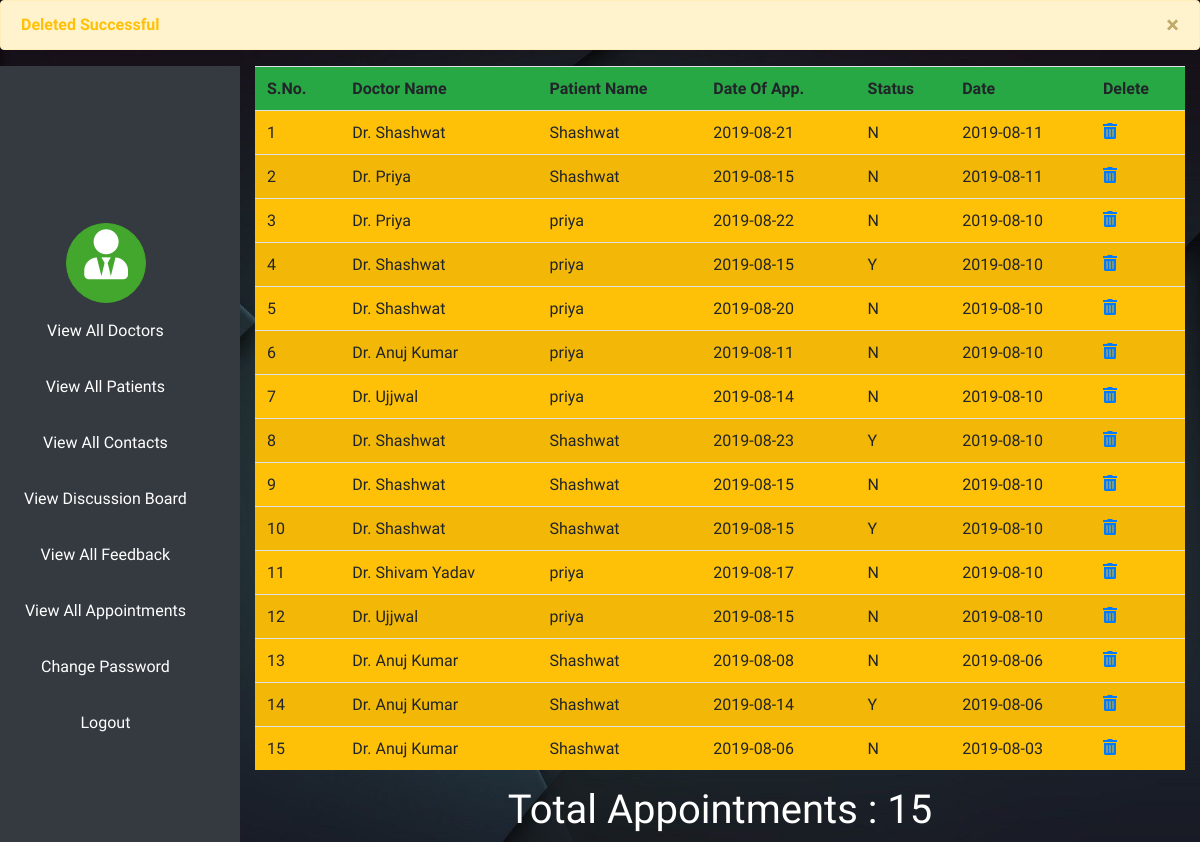
/admin/vapp.php?msg=1 (signed in), run on the app's committed database.
### tables this page shows
CREATE TABLE IF NOT EXISTS `tbl_appointment` (
  `appid` int(11) NOT NULL AUTO_INCREMENT,
  `doc_id` int(11) NOT NULL,
  `pat_id` int(11) NOT NULL,
  `doa` varchar(10) NOT NULL,
  `status` varchar(1) NOT NULL,
  `date` varchar(10) NOT NULL,
  PRIMARY KEY (`appid`)
);

CREATE TABLE IF NOT EXISTS `tbl_doctor` (
  `doc_id` int(11) NOT NULL AUTO_INCREMENT,
  `name` varchar(60) NOT NULL,
  `fname` varchar(60) NOT NULL,
  `gender` varchar(6) NOT NULL,
  `email` varchar(30) NOT NULL,
  `password` varchar(20) NOT NULL,
  `fees` int(6) NOT NULL,
  `timing` varchar(20) NOT NULL,
  `specialty` varchar(20) NOT NULL,
  `address` varchar(150) NOT NULL,
  `mobile` varchar(13) NOT NULL,
  `photo` varchar(150) NOT NULL,
  `date` varchar(20) NOT NULL,
  PRIMARY KEY (`doc_id`)
);

CREATE TABLE IF NOT EXISTS `tbl_patient` (
  `pat_id` int(11) NOT NULL AUTO_INCREMENT,
  `name` varchar(60) NOT NULL,
  `fname` varchar(60) NOT NULL,
  `email` varchar(30) NOT NULL,
  `password` varchar(20) NOT NULL,
  `address` varchar(150) NOT NULL,
  `mobile` varchar(13) NOT NULL,
  `pin` int(6) NOT NULL,
  `age` int(3) NOT NULL,
  `gender` varchar(6) NOT NULL,
  `date` varchar(20) NOT NULL,
  PRIMARY KEY (`pat_id`)
);

### admin/vapp.php (the view, shortened to what this page needs)
<?php
	if($_SESSION['admin']=="")
{
	header("Location:index.php");
}
else
{
	$msg=$_REQUEST['msg'];
	if($msg=='1')
	{
?>
 <div class="alert alert-warning alert-dismissible" id="myAlert">
    <button type="button" class="close">&times;</button>
    <strong class="text-warning text-center">Deleted Successful</strong>
  </div>
 <?php
	}
	$query="select * from tbl_appointment order by date desc";
	$res=mysql_query($query);
?>
<html>
<head>
	<link rel="stylesheet" href="https://stackpath.bootstrapcdn.com/bootstrap/4.3.1/css/bootstrap.min.css">
	<link rel="stylesheet" href="https://use.fontawesome.com/releases/v5.7.0/css/all.css">
	<link type="text/css" rel="stylesheet" href="../css/adstyle.css" />
</head>
<body>
<div>
	<nav class="navbar bg-dark navigation">
  <ul class="navbar-nav">
  <li><div class="navbar-brand"><a href="adminprofile.php"><i class="fas fa-user-tie"></i></a></div></li>
    <li class="nav-item p-2">
      <a class="nav-link text-center" href="vdoctor.php">View All Doctors</a>
    </li>
    <li class="nav-item p-2">
      <a class="nav-link text-center" href="vpatient.php">View All Patients</a>
    </li>
    <li class="nav-item p-2">
      <a class="nav-link text-center" href="vcontact.php">View All Contacts</a>
    </li>
	<li class="nav-item p-2">
		<a class="nav-link text-center" href="vdisboard.php">View Discussion Board</a>
	</li>
	<li class="nav-item p-2">
		<a class="nav-link text-center" href="vfeed.php">View All Feedback</a>
	</li>
	<li class="nav-item p-2">
		<a class="nav-link text-center" href="vapp.php">View All Appointments</a>
	</li>
	<li class="nav-item p-2">
		<a class="nav-link text-center" href="changepwd.php">Change Password</a>
	</li>
	<li class="nav-item p-2">
		<a class="nav-link text-center" href="logout.php">Logout</a>
	</li>
  </ul>
</nav>
		<div class="container-fluid contents">
			<table class="table table-striped bg-warning">
				<tr class="bg-success">
					<th>S.No.</th>
					<th>Doctor Name</th>
					<th>Patient Name</th>
					<th>Date Of App.</th>
					<th>Status</th>
					<th>Date</th>
					<th>Delete</th>
				</tr>
				<?php
				$a=1;
				while($row=mysql_fetch_array($res,MYSQL_BOTH))
				{
				?>
				<tr>
					<td><?php echo $a; ?></td>
					<?php
						$did=$row['doc_id'];
						$query2="select * from tbl_doctor where doc_id='$did'";
						$res2=mysql_query($query2);
						if($row2=mysql_fetch_array($res2,MYSQL_BOTH))
						{
						?>
							<td><?php echo $row2['name'] ?></td>
						<?php
						}
						?>
					<?php
						$pid=$row['pat_id'];
						$query3="select * from tbl_patient where pat_id='$pid'";
						$res3=mysql_query($query3);
						if($row3=mysql_fetch_array($res3,MYSQL_BOTH))
						{
					?>
					<td><?php echo $row3['name'] ?></td>
					<?php
						}
					?>
					<td><?php echo $row['doa'] ?></td>
					<td><?php echo $row['status'] ?></td>
					<td><?php echo $row['date'] ?></td>
					<td><a href="delapp.php?appid=<?php echo $row['appid'] ?>"><i class="fas fa-trash-alt"></i></a></td>
				</tr>
				<?php
				$a++;
				}
				?>
			</table>
			<h1 class="text-center">Total Appointments :  <?php echo $a-1; ?></h1>
		</div>
	</div>
</body>
</html>
<?php
}
?>

### css/adstyle.css (style rules this page uses)
* { margin:0; padding:0; box-sizing:border-box; }
body { font-family: 'Dosis', sans-serif; font-weight: 400; background:url('../images/wp2508260.jpg'); background-repeat:no-repeat; background-attachment:fixed; background-size:100% 100%; color:#fff; }
.navigation { width:20%; height:100%; float:left; position:fixed; }
.navigation a { color:#fff; border:1px transparent; }
.contents { height:auto; width:80%; float:left; font-weight:600; margin-left:20%; }
.navbar-brand { height:80px; width:80px; margin-left:28%; background:#43a72d; border:1px solid #43a72d; border-radius:50%; text-align:center; font-size:50px; }

### data on the page
tbl_appointment: doc.name "Dr. Shashwat", pat.name "Shashwat", doa "2019-08-21", status "N", date "2019-08-11"
tbl_appointment: doc.name "Dr. Priya", pat.name "Shashwat", doa "2019-08-15", status "N", date "2019-08-11"
tbl_appointment: doc.name "Dr. Priya", pat.name "priya", doa "2019-08-22", status "N", date "2019-08-10"
tbl_appointment: doc.name "Dr. Shashwat", pat.name "priya", doa "2019-08-15", status "Y", date "2019-08-10"
tbl_appointment: doc.name "Dr. Shashwat", pat.name "priya", doa "2019-08-20", status "N", date "2019-08-10"
tbl_appointment: doc.name "Dr. Anuj Kumar", pat.name "priya", doa "2019-08-11", status "N", date "2019-08-10"
tbl_appointment: doc.name "Dr. Ujjwal", pat.name "priya", doa "2019-08-14", status "N", date "2019-08-10"
tbl_appointment: doc.name "Dr. Shashwat", pat.name "Shashwat", doa "2019-08-23", status "Y", date "2019-08-10"
tbl_appointment: doc.name "Dr. Shashwat", pat.name "Shashwat", doa "2019-08-15", status "N", date "2019-08-10"
tbl_appointment: doc.name "Dr. Shashwat", pat.name "Shashwat", doa "2019-08-15", status "Y", date "2019-08-10"
tbl_appointment: doc.name "Dr. Shivam Yadav", pat.name "priya", doa "2019-08-17", status "N", date "2019-08-10"
tbl_appointment: doc.name "Dr. Ujjwal", pat.name "priya", doa "2019-08-15", status "N", date "2019-08-10"
tbl_appointment: doc.name "Dr. Anuj Kumar", pat.name "Shashwat", doa "2019-08-08", status "N", date "2019-08-06"
tbl_appointment: doc.name "Dr. Anuj Kumar", pat.name "Shashwat", doa "2019-08-14", status "Y", date "2019-08-06"
tbl_appointment: doc.name "Dr. Anuj Kumar", pat.name "Shashwat", doa "2019-08-06", status "N", date "2019-08-03"

### other printed values
$a-1 "15"
